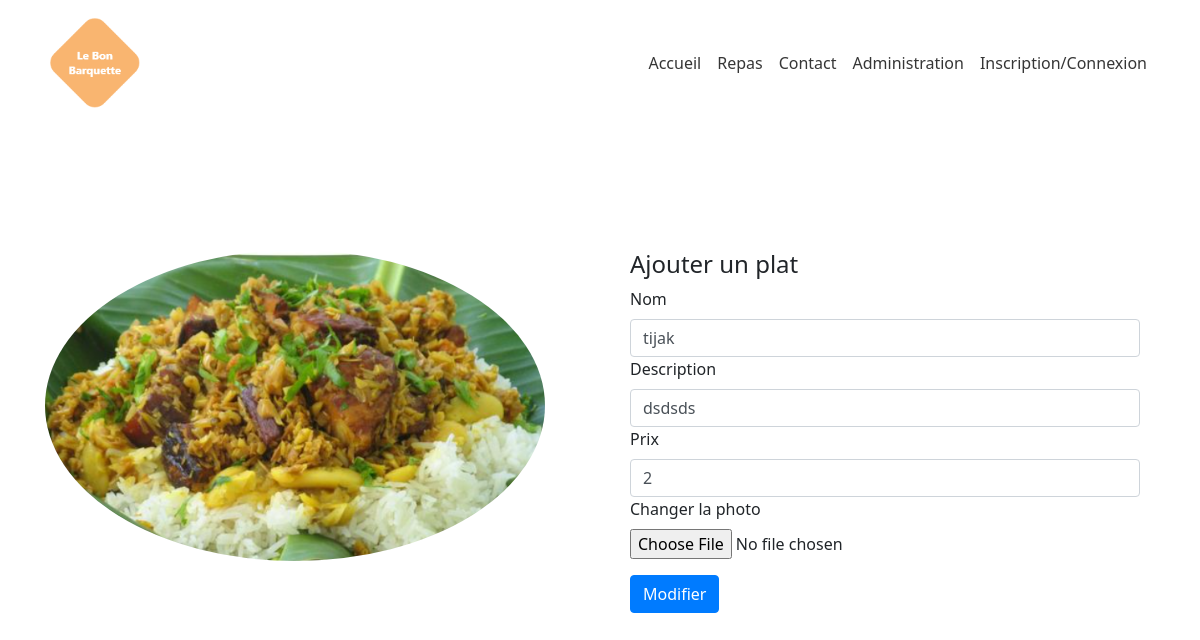
Screenshot of /admin/plat/modifier_plat.php?id=11 with the database file from the repository.
### tables this page shows
CREATE TABLE IF NOT EXISTS `plats` (
  `id` int(11) NOT NULL AUTO_INCREMENT,
  `nom` varchar(80) NOT NULL,
  `detail` longtext NOT NULL,
  `photo` longtext NOT NULL,
  `prix` double NOT NULL,
  PRIMARY KEY (`id`)
);

### classes/Plats.php (called while the page is built, shortened)
<?php
class Plats
{
    private $nom;
    private $detail;
    private $photo;
    private $prix;
    public function getNom()
    {
        return $this->nom;
    }
    public function getPhoto()
    {
        return $this->photo;
    }
    public function getPrix()
    {
        return $this->prix;
    }
    public function getDetail()
    {
        return $this->detail;
    }
}

### admin/plat/modifier_plat.php (the view, shortened to what this page needs)
<?php
$ROOT = '../../';
require("../../header.php");
include_once('../../classes/Plats.php');
$db =new PDO("mysql:host=127.0.0.1;dbname=lebonbarquette","root","",array(PDO::MYSQL_ATTR_INIT_COMMAND => "SET NAMES utf8") );
if (isset($_GET["id"])){
    $id=$_GET["id"];
    $requete=$db->prepare("select * from plats where id = $id");
    $requete->setFetchMode(PDO::FETCH_CLASS,'Plats');
    $requete->execute();
    $plat=$requete->fetch();
}
?>
<section class="details-section">
    <div class="container">
        <div class="row">
            <div class="col-md-6">
                <div class="image-repas">
                    <img src="<?php if(!is_null($plat->getPhoto())){echo $ROOT."img/".$plat->getPhoto();;}else {} ?>"
                        class="img-fluid" alt="image">
                </div>
            </div>
            <div class="col-md-6">
                <div class="container">
                    <h4>Ajouter un plat</h4>
                    <form class="form" action="" method="post" enctype="multipart/form-data">
                        <div class="form-group">
                            <label for="">Nom</label>
                            <input type="text" name="nom" id="nom" class="form-control" value="<?php echo $plat->getNom() ?>" placeholder="">
                            <label for="">Description</label>
                            <input type="text" name="detail" id="detail" class="form-control" value="<?php echo $plat->getDetail() ?>" placeholder="">
                            <label for="">Prix</label>
                            <input type="float" name="prix" id="prix" class="form-control" value="<?php echo $plat->getPrix() ?>" placeholder="">
                            <label for="">Changer la photo</label>
                            <div>
                                <input type="file" name="photo" id="photo">
                            </div>
                            <button type="submit" class="btn btn-primary mt-3" >Modifier</button>
                        </div>
                    </form>
                </div>
            </div>
        </div>
    </div>
</section>
<?php
include_once("../footer.php");
?>

### css/style.css (style rules this page uses)
* { font-family: 'Segoe UI', sans-serif; }
.details-section { margin-top: 250px; }
.image-repas { border-radius: 50%; overflow: hidden; max-width: 500px; max-height: 500px; }

### rows the page displays
plats: photo (picture), nom "tijak", detail "dsdsds", prix "2"
